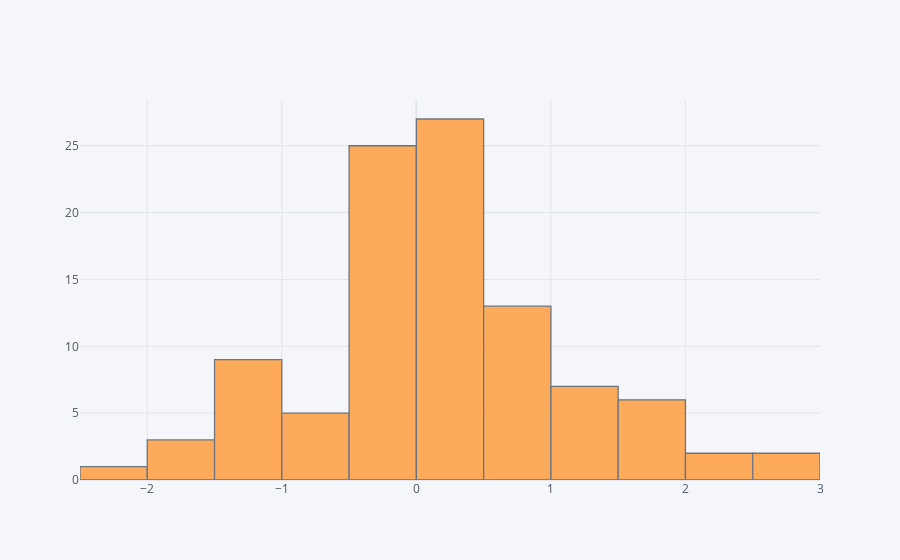

Notebook cell for this chart:
### Markdown cell above
## histogram

### Code cell
df['A'].iplot(kind='hist',bins=25)

### Figure 1 — Plotly figure (JSON) as saved in the notebook; plotly's stock layout.template omitted (floating-point values rounded to 4 significant figures)
{"data": [{"histfunc": "count", "histnorm": "", "marker": {"color": "rgba(255, 153, 51, 1.0)", "line": {"color": "#4D5663", "width": 1.3}}, "name": "A", "nbinsx": 25, "opacity": 0.8, "orientation": "v", "type": "histogram", "x": [0.9197, 0.7795, -0.0965, 1.777, -1.226, -2.394, 0.4199, 0.8616, -0.2474, 1.027, 0.07649, 0.9437, 0.1996, 1.584, -0.3717, 0.2298, 1.537, 0.01216, -1.16, 0.3775, 1.064, -0.221, 0.5012, 0.7778, 1.315, -0.8651, -0.4241, -0.3577, -0.3414, 0.6376, -0.3754, -0.1661, 0.3884, -0.3228, 0.03926, 0.4639, 0.1486, -0.2961, 0.1482, 0.2026, -0.2348, -1.68, 0.8701, 0.3412, -0.01224, 0.2623, 1.146, -0.05409, 0.1844, -0.5399, -1.072, -0.05044, 2.89, -0.672, 0.4646, 1.992, -1.035, -0.2551, 1.124, 0.4036, -0.225, 1.046, 0.2987, -0.1104, 0.1017, 0.005658, -0.9209, 1.201, -0.4893, -0.06134, -1.001, -0.4805, 0.841, 1.597, 2.121, -1.88, -0.2656, -0.147, -1.424, 0.4761, -0.5215, 0.481, 0.6622, -1.278, -0.02286, -1.563, -1.242, 0.1168, 0.8467, 0.0649, 2.157, 0.6741, 1.843, 2.574, -1.306, 0.4206, 0.7181, -0.08248, 0.05097, 0.02884]}], "layout": {"barmode": "overlay", "legend": {"bgcolor": "#F5F6F9", "font": {"color": "#4D5663"}}, "paper_bgcolor": "#F5F6F9", "plot_bgcolor": "#F5F6F9", "title": {"font": {"color": "#4D5663"}}, "xaxis": {"gridcolor": "#E1E5ED", "showgrid": true, "tickfont": {"color": "#4D5663"}, "title": {"font": {"color": "#4D5663"}, "text": ""}, "zerolinecolor": "#E1E5ED"}, "yaxis": {"gridcolor": "#E1E5ED", "showgrid": true, "tickfont": {"color": "#4D5663"}, "title": {"font": {"color": "#4D5663"}, "text": ""}, "zerolinecolor": "#E1E5ED"}}}
